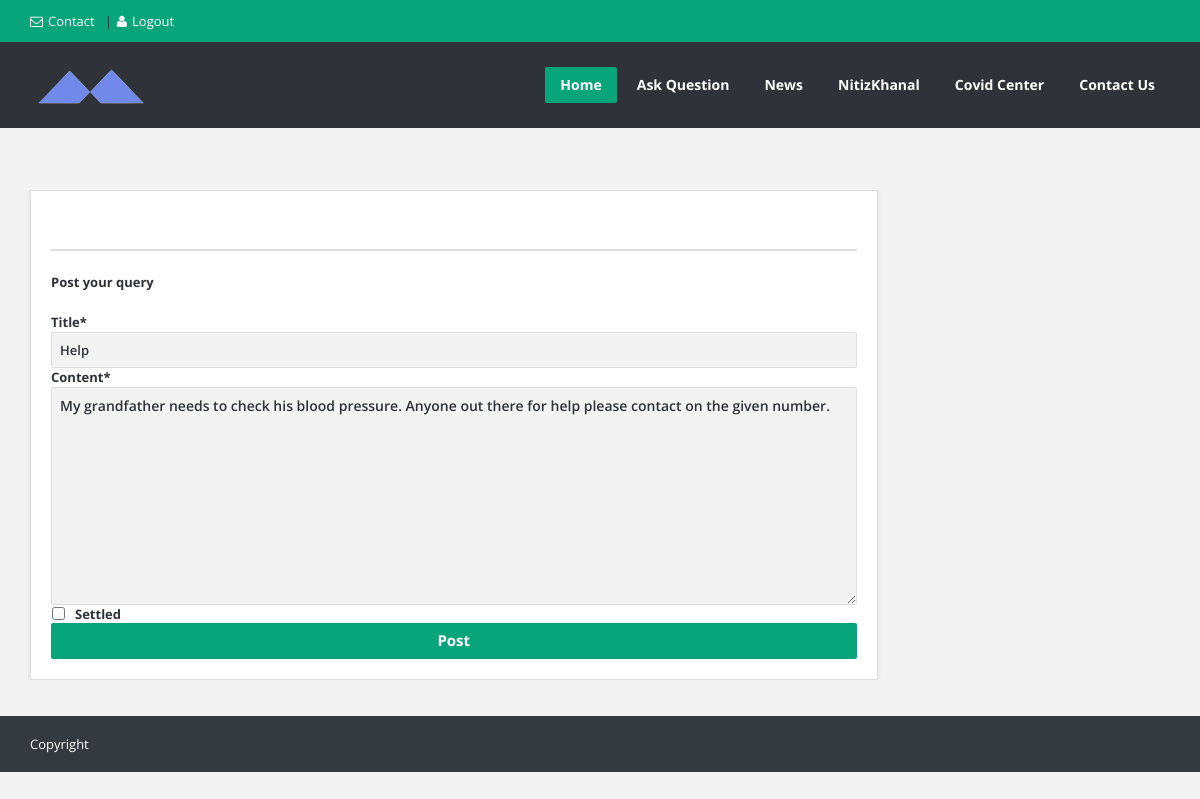
The page /post/update/7 (signed in) on the database its author committed.
### posts/models.py (models this page shows, shortened)
class Post(models.Model):
    title = models.CharField(max_length=100)
    content = models.TextField()
    date_posted = models.DateTimeField(default = timezone.now)
    author = models.ForeignKey(User, on_delete = models.CASCADE)
    settled = models.BooleanField(default=False)

### posts/views.py (the view, shortened to what this page needs)
# urls.py: path('post/update/<str:pk>', PostUpdateView.as_view(), name='post-update'),
class PostUpdateView(LoginRequiredMixin, UserPassesTestMixin, UpdateView):
    model = Post
    fields = ['title', 'content', 'settled']
    template_name = 'posts/ask_question.html'
    def test_func(self):
        post = self.get_object()
        if post.author == self.request.user:
            return True
        return False

### posts/templates/posts/ask_question.html (shortened to what this page needs)
{% extends "posts/base.html" %}
{% load crispy_forms_tags %}
{% block content %}
	<section class="container main-content">
		<div class="row">
			<div class="col-md-9">
				<div class="page-content ask-question">
					<div class="boxedtitle page-title"><h2>Ask Question</h2></div>
					<p><b>Post your query</b></p>
					<div class="form-style form-style-3" id="question-submit">
						<form method="POST">
						{{ form|crispy }}
						<input type="submit" value="Post" class="button color small submit">
						</form>
					</div>
				</div>
			</div>
		</div>
	</section>
{% endblock %}

### posts/templates/posts/base.html (shortened to what this page needs)
{% load static %}
<!DOCTYPE html>
<html lang="en">
<head>
	<link rel="stylesheet" href="{% static 'posts/style.css' %}">
	<link rel="stylesheet" href="{% static 'posts/css/responsive.css' %}">
	<link rel="stylesheet" href="{% static 'posts/css/contents.css' %}">
</head>
<body>
<div id="wrap" class="grid_1200">
    	<div id="header-top">
		<section class="container clearfix">
			<nav class="header-top-nav">
				<ul>
					<li><a href="{% url 'contact' %}"><i class="icon-envelope"></i>Contact</a></li>
					{% if user.is_authenticated %}
					<li><a href="{% url 'logout' %}" id="login-panel"><i class="icon-user"></i>Logout</a></li>
					{% else %}
					<li><a href="{% url 'login' %}" id="login-panel"><i class="icon-user"></i>Login</a></li>
					{% endif %}
				</ul>
			</nav>
		</section>
	</div>
	<header id="header">
		<section class="container clearfix">
			<div class="logo"><a href="{% url 'home' %}"><img alt="" src="{% static 'posts/images/logo.png'%}"></a></div>
			<nav class="navigation">
				<ul>
					<li class="current_page_item"><a href="{% url 'home' %}">Home</a>
					</li>
					<li class="ask_question"><a href="{% url 'post-create' %}">Ask Question</a></li>
					<li><a href="https://www.neplinews.com" target="blank">News</a></li>
					{% if user.is_authenticated %}
					<li><a href="{% url 'user-profile' user.username%}">{{user.username}}</a>
					{% else %}
					<li><a href="{% url 'login'%}">User</a></li>
					{% endif%}
					<li><a href="{% url 'covid'%}">Covid Center</a></li>
					<li><a href="{% url 'contact'%}">Contact Us</a></li>
				</ul>
			</nav>
		</section>
	</header>
    {% block content %}{% endblock %}
</div>
</body>
<footer id="footer-bottom">
		<section class="container">
			<div class="copyrights f_left">Copyright<a href="#"></a></div>
		</section>
	</footer>
</html>

### posts/static/posts/css/responsive.css (style rules this page uses)
@media (min-width: 1200px) { .grid_1200 .navigation > ul > li > a { padding: 0 15px; } }
@media (min-width: 1200px) { .grid_1200 .ask-question .form-style label,.grid_1200 .form-style-5.form-style label { width: 17%; } }

### posts/static/posts/css/contents.css (style rules this page uses)
.container.main-content { margin-top: 10%; padding-bottom:3%; position: relative; z-index: 991; }
.page-content,.about-author,.user-question,#related-posts { -moz-box-sizing: border-box; -webkit-box-sizing: border-box; box-sizing: border-box; padding: 20px; border: 1px solid #dedede; background: #FFF; -moz-box-shadow: 0 0 5px #dedede; -webkit-box-shadow: 0 0 5px #dedede; box-shadow: 0 0 5px #dedede; }
.page-content .boxedtitle,.main-content .boxedtitle { margin-bottom: 20px; padding-left: 20px; border-bottom: 0; }
.page-content p { font-size: 13px; font-weight: normal; }
.main-content .boxedtitle { margin-left: 0; margin-right: 0; }
.main-content .page-content .boxedtitle.page-title,.post-box .boxedtitle { margin: -20px -20px 20px; }
.main-content .page-content .boxedtitle.page-title { -moz-box-shadow: none; -webkit-box-shadow: none; box-shadow: none; background: transparent; position: relative; margin-bottom: 10px !important; }
.main-content .page-content .boxedtitle.page-title h2 { padding: 20px 0 10px; margin: 0 20px 20px 0; border-bottom: 2px solid #dedede; font-size: 20px; font-weight: bold; }
.boxedtitle.page-title h2 { font-size: 16px; font-weight: bold; }
.main-content .boxedtitle h1,.main-content .boxedtitle h2,.main-content .boxedtitle h3,.main-content .boxedtitle h4,.main-content .boxedtitle h5,.main-content .boxedtitle h6 { padding-top: 10px; padding-bottom: 10px; }
.page-content { overflow: hidden; height: 100%; }
#footer-bottom { background-color: #353940; padding: 16px 0; font-size: 12px; line-height: 24px; }
.copyrights { font-size: 13px; }
.form-style input,.form-style textarea { display: block; width: 100%; margin: 0; -moz-box-sizing: border-box; -webkit-box-sizing: border-box; box-sizing: border-box; }
.form-style input[type="checkbox"],.form-style input[type="radio"] { width: auto; float: left; margin: 5px 10px 0 1px; }
.form-style input[type="checkbox"] { margin: 2px 10px 0 1px; }
.form-style textarea { display: block; width: 100%; -moz-box-sizing: border-box; -webkit-box-sizing: border-box; box-sizing: border-box; resize: vertical; }
.form-style label { color: #2f3239; display: block; font-size: 13px; font-weight: bold; margin-top: 9px; }
.form-style-3 label,.form-style-4 label { margin-top: 0; }
.form-style input.submit { width: 100%; float: right; }

### rows shown on the page
Post: title "Help", content "My grandfather needs to check his blood pressure. Anyone out there for help please contact on the given number."

### other values the page prints
{{ user.username }} "NitizKhanal"
